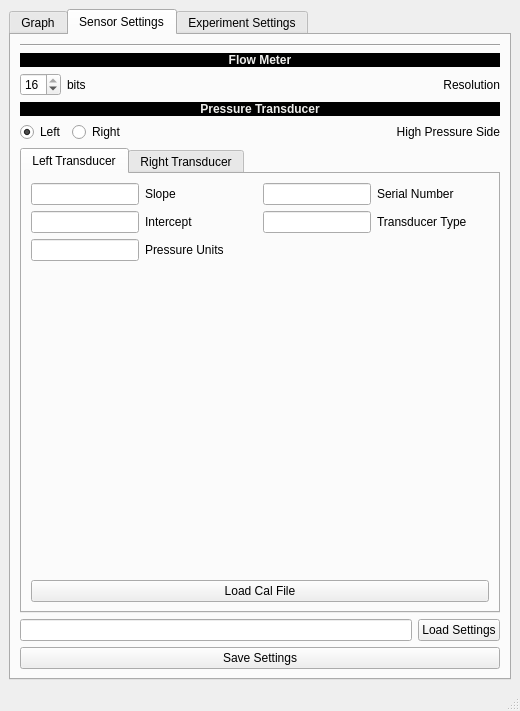
<?xml version="1.0" encoding="UTF-8"?>
<ui version="4.0">
 <class>MainWindow</class>
 <widget class="QMainWindow" name="MainWindow">
  <property name="geometry">
   <rect>
    <x>0</x>
    <y>0</y>
    <width>520</width>
    <height>711</height>
   </rect>
  </property>
  <property name="windowTitle">
   <string>MainWindow</string>
  </property>
  <widget class="QWidget" name="centralwidget">
   <layout class="QGridLayout" name="gridLayout_5">
    <item row="0" column="0">
     <widget class="QTabWidget" name="mainTabStack">
      <property name="currentIndex">
       <number>1</number>
      </property>
      <widget class="QWidget" name="graphicsTab">
       <property name="toolTip">
        <string>Main Window with Live Graphs</string>
       </property>
       <property name="toolTipDuration">
        <number>5</number>
       </property>
       <attribute name="title">
        <string>Graph</string>
       </attribute>
       <layout class="QVBoxLayout" name="verticalLayout_3">
        <item>
         <layout class="QVBoxLayout" name="graphTabVerticalLayout">
          <item>
           <widget class="QTabWidget" name="graphsTab">
            <property name="tabPosition">
             <enum>QTabWidget::North</enum>
            </property>
            <property name="currentIndex">
             <number>0</number>
            </property>
            <widget class="QWidget" name="flowGraphTab">
             <attribute name="title">
              <string>Flow</string>
             </attribute>
             <layout class="QGridLayout" name="gridLayout_4">
              <item row="0" column="0">
               <widget class="PlotWidget" name="flowGraph"/>
              </item>
             </layout>
            </widget>
            <widget class="QWidget" name="pressureGraphTab">
             <attribute name="title">
              <string>Pressure</string>
             </attribute>
             <layout class="QGridLayout" name="gridLayout_3">
              <item row="0" column="0">
               <widget class="PlotWidget" name="pressureGraph"/>
              </item>
             </layout>
            </widget>
            <widget class="QWidget" name="currentGraphTab">
             <attribute name="title">
              <string>Current</string>
             </attribute>
             <layout class="QGridLayout" name="gridLayout">
              <item row="0" column="0">
               <widget class="PlotWidget" name="currentGraph"/>
              </item>
             </layout>
            </widget>
            <widget class="QWidget" name="voltageGraphTab">
             <attribute name="title">
              <string>Voltage</string>
             </attribute>
             <layout class="QGridLayout" name="gridLayout_2">
              <item row="0" column="0">
               <widget class="PlotWidget" name="voltageGraph"/>
              </item>
             </layout>
            </widget>
           </widget>
          </item>
          <item>
           <layout class="QHBoxLayout" name="loggingLayout">
            <item>
             <widget class="QLineEdit" name="logFileLineEdit"/>
            </item>
            <item>
             <widget class="QPushButton" name="logButton">
              <property name="text">
               <string>Log</string>
              </property>
             </widget>
            </item>
           </layout>
          </item>
          <item>
           <layout class="QHBoxLayout" name="infoTickerHorizontalLayout">
            <item>
             <layout class="QVBoxLayout" name="descriptionsLayout">
              <item>
               <widget class="QLabel" name="sensorInfo">
                <property name="text">
                 <string>sensorInfo</string>
                </property>
               </widget>
              </item>
             </layout>
            </item>
            <item>
             <layout class="QVBoxLayout" name="unitsLayout">
              <item>
               <widget class="QLCDNumber" name="currentReadingLCD"/>
              </item>
              <item>
               <widget class="QComboBox" name="unitsComboBox"/>
              </item>
             </layout>
            </item>
            <item>
             <layout class="QVBoxLayout" name="runCalculateVerticalLayout">
              <item>
               <widget class="QPushButton" name="runStopButton">
                <property name="text">
                 <string>Run</string>
                </property>
               </widget>
              </item>
              <item>
               <widget class="QPushButton" name="calculateResultButton">
                <property name="text">
                 <string>Calculate Result</string>
                </property>
               </widget>
              </item>
             </layout>
            </item>
           </layout>
          </item>
         </layout>
        </item>
       </layout>
      </widget>
      <widget class="QWidget" name="sensorSettingsTab">
       <attribute name="title">
        <string>Sensor Settings</string>
       </attribute>
       <layout class="QVBoxLayout" name="verticalLayout_2">
        <item>
         <layout class="QVBoxLayout" name="sensorSettingsVerticalLayout">
          <item>
           <widget class="Line" name="sensorSettingsLine">
            <property name="orientation">
             <enum>Qt::Horizontal</enum>
            </property>
           </widget>
          </item>
          <item>
           <widget class="QLabel" name="flowMeterSettingLabel">
            <property name="autoFillBackground">
             <bool>false</bool>
            </property>
            <property name="styleSheet">
             <string notr="true">background-color: rgb(0, 0, 0);
color: rgb(238, 238, 236);</string>
            </property>
            <property name="text">
             <string>&lt;html&gt;&lt;head/&gt;&lt;body&gt;&lt;p&gt;&lt;span style=&quot; font-weight:600;&quot;&gt;Flow Meter&lt;/span&gt;&lt;/p&gt;&lt;/body&gt;&lt;/html&gt;</string>
            </property>
            <property name="alignment">
             <set>Qt::AlignCenter</set>
            </property>
           </widget>
          </item>
          <item>
           <layout class="QFormLayout" name="flowMeterSettingsFormLayout">
            <item row="0" column="0">
             <layout class="QHBoxLayout" name="resolutionSettingHorizontalLayout">
              <item>
               <widget class="QSpinBox" name="resolutionSettingSpinBox">
                <property name="minimum">
                 <number>9</number>
                </property>
                <property name="maximum">
                 <number>16</number>
                </property>
                <property name="value">
                 <number>16</number>
                </property>
               </widget>
              </item>
              <item>
               <widget class="QLabel" name="resolutionSettingLabel">
                <property name="text">
                 <string>bits</string>
                </property>
               </widget>
              </item>
             </layout>
            </item>
            <item row="0" column="1">
             <widget class="QLabel" name="flowMeterResolutionSettingLabel">
              <property name="text">
               <string>Resolution</string>
              </property>
              <property name="alignment">
               <set>Qt::AlignRight|Qt::AlignTrailing|Qt::AlignVCenter</set>
              </property>
             </widget>
            </item>
           </layout>
          </item>
          <item>
           <widget class="QLabel" name="pressureTransducerSettingsLabel">
            <property name="styleSheet">
             <string notr="true">background-color: rgb(0, 0, 0);
color: rgb(238, 238, 236);</string>
            </property>
            <property name="text">
             <string>&lt;html&gt;&lt;head/&gt;&lt;body&gt;&lt;p&gt;&lt;span style=&quot; font-weight:600;&quot;&gt;Pressure Transducer&lt;/span&gt;&lt;/p&gt;&lt;/body&gt;&lt;/html&gt;</string>
            </property>
            <property name="alignment">
             <set>Qt::AlignCenter</set>
            </property>
           </widget>
          </item>
          <item>
           <layout class="QFormLayout" name="pressureTransducerSettingsFormLayout">
            <item row="0" column="0">
             <layout class="QHBoxLayout" name="transducerHighSideButtonHorizontalLayout">
              <item>
               <widget class="QRadioButton" name="leftTransducerRadioButton">
                <property name="toolTip">
                 <string>The LEFT transducer is connected to the high pressure side.</string>
                </property>
                <property name="toolTipDuration">
                 <number>5</number>
                </property>
                <property name="text">
                 <string>Left</string>
                </property>
                <property name="checked">
                 <bool>true</bool>
                </property>
               </widget>
              </item>
              <item>
               <widget class="QRadioButton" name="rightTransducerRadioButton">
                <property name="toolTip">
                 <string>The RIGHT transducer is connected to the high pressure side.</string>
                </property>
                <property name="toolTipDuration">
                 <number>5</number>
                </property>
                <property name="text">
                 <string>Right</string>
                </property>
               </widget>
              </item>
             </layout>
            </item>
            <item row="0" column="1">
             <widget class="QLabel" name="highPressureSideSelectionLabel">
              <property name="layoutDirection">
               <enum>Qt::RightToLeft</enum>
              </property>
              <property name="text">
               <string>High Pressure Side</string>
              </property>
              <property name="alignment">
               <set>Qt::AlignRight|Qt::AlignTrailing|Qt::AlignVCenter</set>
              </property>
             </widget>
            </item>
           </layout>
          </item>
         </layout>
        </item>
        <item>
         <widget class="QTabWidget" name="transducerSettingsTab">
          <property name="currentIndex">
           <number>0</number>
          </property>
          <widget class="QWidget" name="leftTransducerSettingsTab">
           <attribute name="title">
            <string>Left Transducer</string>
           </attribute>
           <layout class="QVBoxLayout" name="verticalLayout">
            <item>
             <layout class="QVBoxLayout" name="leftTransducerSettingsVeritcalLayout">
              <item>
               <layout class="QHBoxLayout" name="leftTransducerCalibrationHorizontalLayout">
                <item>
                 <layout class="QFormLayout" name="leftTransducerCalibrationFormLayout">
                  <item row="0" column="0">
                   <widget class="QLineEdit" name="leftTransducerSlopeLineEdit">
                    <property name="toolTip">
                     <string>Slope of left transducer in [pressure units]/mV</string>
                    </property>
                    <property name="toolTipDuration">
                     <number>5</number>
                    </property>
                   </widget>
                  </item>
                  <item row="0" column="1">
                   <widget class="QLabel" name="leftTransducerSlopeLabel">
                    <property name="text">
                     <string>Slope</string>
                    </property>
                   </widget>
                  </item>
                  <item row="1" column="0">
                   <widget class="QLineEdit" name="leftTransducerInterceptLineEdit">
                    <property name="toolTip">
                     <string>Intercept of left transducer in mV</string>
                    </property>
                   </widget>
                  </item>
                  <item row="1" column="1">
                   <widget class="QLabel" name="leftTransducerInerceptLabel">
                    <property name="text">
                     <string>Intercept</string>
                    </property>
                   </widget>
                  </item>
                  <item row="2" column="0">
                   <widget class="QLineEdit" name="leftTransducerPressureUnitsLineEdit"/>
                  </item>
                  <item row="2" column="1">
                   <widget class="QLabel" name="leftTransducerPressureUnitsLabel">
                    <property name="text">
                     <string>Pressure Units</string>
                    </property>
                   </widget>
                  </item>
                 </layout>
                </item>
                <item>
                 <layout class="QFormLayout" name="leftTransducerIDFormLayout">
                  <item row="0" column="0">
                   <widget class="QLineEdit" name="leftTransducerSerialLineEdit">
                    <property name="toolTip">
                     <string>Left transducer serial number</string>
                    </property>
                    <property name="toolTipDuration">
                     <number>5</number>
                    </property>
                   </widget>
                  </item>
                  <item row="0" column="1">
                   <widget class="QLabel" name="leftTransducerSerialLabel">
                    <property name="text">
                     <string>Serial Number</string>
                    </property>
                   </widget>
                  </item>
                  <item row="1" column="0">
                   <widget class="QLineEdit" name="leftTransducerTypeLineEdit"/>
                  </item>
                  <item row="1" column="1">
                   <widget class="QLabel" name="leftTransducerTypeLabel">
                    <property name="text">
                     <string>Transducer Type</string>
                    </property>
                   </widget>
                  </item>
                 </layout>
                </item>
               </layout>
              </item>
              <item>
               <widget class="QPushButton" name="loadLeftTransducerSettingsButton">
                <property name="text">
                 <string>Load Cal File</string>
                </property>
               </widget>
              </item>
             </layout>
            </item>
           </layout>
          </widget>
          <widget class="QWidget" name="rightTransducerSettingsTab">
           <attribute name="title">
            <string>Right Transducer</string>
           </attribute>
           <layout class="QHBoxLayout" name="horizontalLayout_2">
            <item>
             <layout class="QVBoxLayout" name="rightTransducerSettingsVerticalLayout">
              <item>
               <layout class="QHBoxLayout" name="rightTransducerCalibrationHorizontalLayout">
                <item>
                 <layout class="QFormLayout" name="rightTransducerCalibrationFormLayout">
                  <item row="0" column="0">
                   <widget class="QLineEdit" name="rightTransducerSlopeLineEdit">
                    <property name="toolTip">
                     <string>Slope of right transducer in Pa/mV</string>
                    </property>
                    <property name="toolTipDuration">
                     <number>3</number>
                    </property>
                   </widget>
                  </item>
                  <item row="0" column="1">
                   <widget class="QLabel" name="rightTransducerSlopeLabel">
                    <property name="text">
                     <string>Slope</string>
                    </property>
                   </widget>
                  </item>
                  <item row="1" column="0">
                   <widget class="QLineEdit" name="rightTransducerInterceptLineEdit">
                    <property name="toolTip">
                     <string>Intercept of left transducer in mV</string>
                    </property>
                    <property name="toolTipDuration">
                     <number>3</number>
                    </property>
                   </widget>
                  </item>
                  <item row="1" column="1">
                   <widget class="QLabel" name="rightTransducerInerceptLabel">
                    <property name="text">
                     <string>Intercept</string>
                    </property>
                   </widget>
                  </item>
                  <item row="2" column="0">
                   <widget class="QLineEdit" name="rightTransducerPressureUnitesLineEdit"/>
                  </item>
                  <item row="2" column="1">
                   <widget class="QLabel" name="rightTransducerPressureUnitsLabel">
                    <property name="text">
                     <string>Pressure Units</string>
                    </property>
                   </widget>
                  </item>
                 </layout>
                </item>
                <item>
                 <layout class="QFormLayout" name="rightTransducerIDFormLayout">
                  <item row="0" column="0">
                   <widget class="QLineEdit" name="rightTransducerSerialLineEdit">
                    <property name="toolTip">
                     <string>Right transducer serial number</string>
                    </property>
                    <property name="toolTipDuration">
                     <number>3</number>
                    </property>
                   </widget>
                  </item>
                  <item row="0" column="1">
                   <widget class="QLabel" name="rightTransducerSerialLabel">
                    <property name="text">
                     <string>Serial Number</string>
                    </property>
                   </widget>
                  </item>
                  <item row="1" column="0">
                   <widget class="QLineEdit" name="rightTransducerTypeLineEdit"/>
                  </item>
                  <item row="1" column="1">
                   <widget class="QLabel" name="rightTransducerTypeLabel">
                    <property name="text">
                     <string>Transducer Type</string>
                    </property>
                   </widget>
                  </item>
                 </layout>
                </item>
               </layout>
              </item>
              <item>
               <widget class="QPushButton" name="loadRightTransducerSettingsButton">
                <property name="text">
                 <string>Load Cal File</string>
                </property>
               </widget>
              </item>
             </layout>
            </item>
           </layout>
          </widget>
         </widget>
        </item>
        <item>
         <layout class="QHBoxLayout" name="loadSettingsHorizontalLayout">
          <item>
           <widget class="QLineEdit" name="loadFlowReaderSettingsLineEdit"/>
          </item>
          <item>
           <widget class="QPushButton" name="loadFlowReaderSettingsButton">
            <property name="text">
             <string>Load Settings</string>
            </property>
           </widget>
          </item>
         </layout>
        </item>
        <item>
         <widget class="QPushButton" name="saveSensorSettingsButton">
          <property name="text">
           <string>Save Settings</string>
          </property>
         </widget>
        </item>
       </layout>
      </widget>
      <widget class="QWidget" name="experimentSettingsTab">
       <attribute name="title">
        <string>Experiment Settings</string>
       </attribute>
       <layout class="QVBoxLayout" name="verticalLayout_12">
        <item>
         <layout class="QVBoxLayout" name="experimentsSettingsVerticalLayout">
          <item>
           <layout class="QHBoxLayout" name="saveResultsHorizontalLayout">
            <item>
             <widget class="QLineEdit" name="saveResultsNameLineEdit">
              <property name="toolTip">
               <string>The filename for the results</string>
              </property>
              <property name="toolTipDuration">
               <number>3</number>
              </property>
              <property name="text">
               <string>result.csv</string>
              </property>
             </widget>
            </item>
            <item>
             <widget class="QPushButton" name="saveLocationPushButton">
              <property name="text">
               <string>Save Results Location</string>
              </property>
             </widget>
            </item>
           </layout>
          </item>
          <item>
           <layout class="QFormLayout" name="experimentSettingsFormLayout">
            <item row="0" column="0">
             <layout class="QVBoxLayout" name="crossSectionVerticalLayout">
              <item>
               <widget class="QLineEdit" name="crossSectionLineEdit"/>
              </item>
              <item>
               <widget class="QComboBox" name="crossSectionUnitsComboBox"/>
              </item>
             </layout>
            </item>
            <item row="0" column="1">
             <widget class="QLabel" name="crossSectionLabel">
              <property name="text">
               <string>Cross-Sectional Area</string>
              </property>
             </widget>
            </item>
            <item row="1" column="1">
             <widget class="QLabel" name="tissueThicknessLabel">
              <property name="text">
               <string>Tissue Thickness</string>
              </property>
             </widget>
            </item>
            <item row="2" column="0">
             <layout class="QVBoxLayout" name="flowSetpointVerticalLayout">
              <item>
               <widget class="QLineEdit" name="flowSetpointLineEdit"/>
              </item>
              <item>
               <widget class="QComboBox" name="flowSetpointUnitsComboBox"/>
              </item>
             </layout>
            </item>
            <item row="2" column="1">
             <widget class="QLabel" name="flowSetpointLabel">
              <property name="text">
               <string>Flow Rate Setpoint</string>
              </property>
             </widget>
            </item>
            <item row="3" column="0">
             <widget class="QSpinBox" name="averagingDepthSpinBox">
              <property name="minimum">
               <number>1</number>
              </property>
              <property name="maximum">
               <number>100</number>
              </property>
             </widget>
            </item>
            <item row="3" column="1">
             <layout class="QVBoxLayout" name="averagingVerticalLayout">
              <item>
               <widget class="QLabel" name="flowRateLabel">
                <property name="text">
                 <string>Flow Rate</string>
                </property>
               </widget>
              </item>
              <item>
               <widget class="QLabel" name="averagingDepthLabel">
                <property name="text">
                 <string>Averaging Depth</string>
                </property>
               </widget>
              </item>
             </layout>
            </item>
            <item row="4" column="0">
             <layout class="QVBoxLayout" name="errorBoundsVerticalLayout">
              <item>
               <widget class="QLineEdit" name="errorBoundsLineEdit"/>
              </item>
              <item>
               <widget class="QComboBox" name="errorBoundsUnitsComboBox"/>
              </item>
             </layout>
            </item>
            <item row="4" column="1">
             <widget class="QLabel" name="errorBoundsLabel">
              <property name="text">
               <string>Setpoint Error Bounds</string>
              </property>
             </widget>
            </item>
            <item row="5" column="0">
             <layout class="QVBoxLayout" name="lockTimeVerticalLayout">
              <item>
               <widget class="QLineEdit" name="lockTimeLineEdit"/>
              </item>
              <item>
               <widget class="QComboBox" name="lockTimeUnitsComboBox"/>
              </item>
             </layout>
            </item>
            <item row="5" column="1">
             <widget class="QLabel" name="lockTimeLabel">
              <property name="text">
               <string>Lock In Time</string>
              </property>
             </widget>
            </item>
            <item row="1" column="0">
             <layout class="QVBoxLayout" name="tissueThicknessVerticalLayout">
              <item>
               <widget class="QLineEdit" name="tissueThicknessLineEdit"/>
              </item>
              <item>
               <widget class="QComboBox" name="tissueThicknessUnitsComboBox"/>
              </item>
             </layout>
            </item>
           </layout>
          </item>
          <item>
           <layout class="QVBoxLayout" name="finishedOptionVerticalLayout">
            <item>
             <widget class="QCheckBox" name="soundDoneCheckBox">
              <property name="text">
               <string>Play Sound When Done</string>
              </property>
             </widget>
            </item>
            <item>
             <widget class="QCheckBox" name="ledDoneCheckBox">
              <property name="text">
               <string>Turn On LED When Done</string>
              </property>
             </widget>
            </item>
            <item>
             <widget class="QCheckBox" name="popUpDoneCheckBox">
              <property name="text">
               <string>Pop-Up with Results When Done</string>
              </property>
              <property name="checked">
               <bool>true</bool>
              </property>
             </widget>
            </item>
           </layout>
          </item>
          <item>
           <layout class="QHBoxLayout" name="loadExperimentSettingsHorizontalLayout">
            <item>
             <widget class="QLineEdit" name="loadExperimentSettingsLineEdit"/>
            </item>
            <item>
             <widget class="QPushButton" name="loadExperimentSettingsButton">
              <property name="text">
               <string>Load Settings</string>
              </property>
             </widget>
            </item>
           </layout>
          </item>
          <item>
           <widget class="QPushButton" name="saveExperimentSettingsButton">
            <property name="text">
             <string>Save Settings</string>
            </property>
           </widget>
          </item>
         </layout>
        </item>
       </layout>
      </widget>
     </widget>
    </item>
   </layout>
  </widget>
  <widget class="QMenuBar" name="menubar">
   <property name="geometry">
    <rect>
     <x>0</x>
     <y>0</y>
     <width>520</width>
     <height>28</height>
    </rect>
   </property>
  </widget>
  <widget class="QStatusBar" name="statusbar"/>
 </widget>
 <customwidgets>
  <customwidget>
   <class>PlotWidget</class>
   <extends>QGraphicsView</extends>
   <header>pyqtgraph</header>
  </customwidget>
 </customwidgets>
 <resources/>
 <connections/>
</ui>
